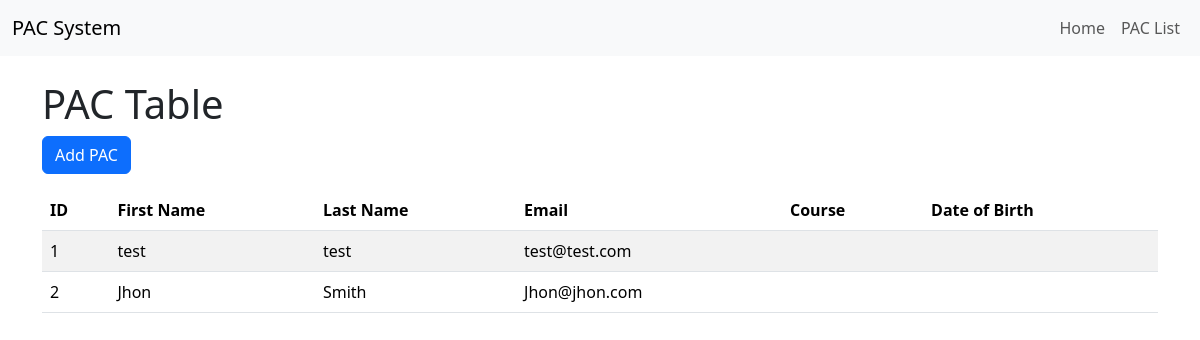
Before: /pac_list/ with the older database file.
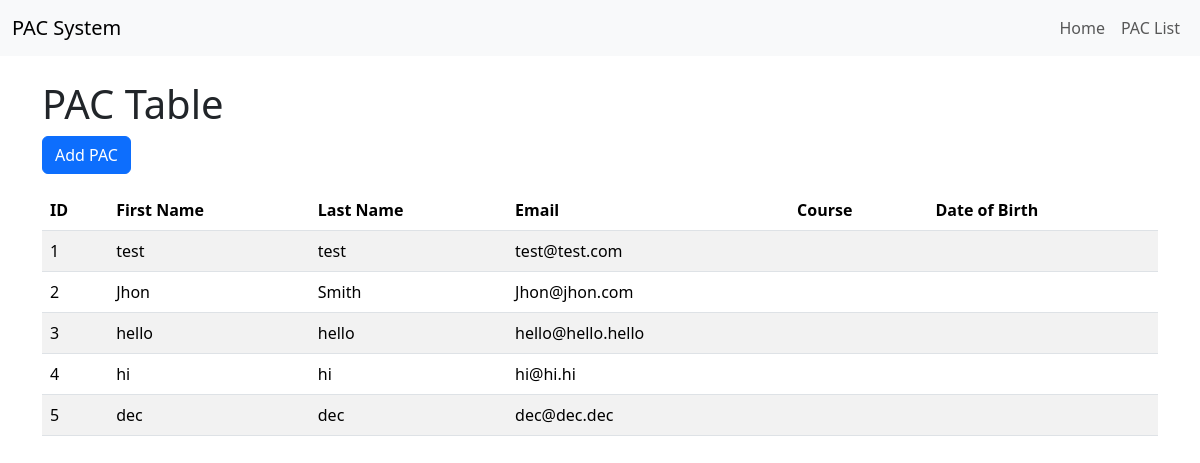
After: the same page with the newer database file.
### pacsystem/models.py (models this page shows, shortened)
class PacTable(models.Model):
    PacID = models.AutoField(primary_key=True)
    FirstName = models.CharField(max_length=64, null=False)
    LastName = models.CharField(max_length=64, null=False)
    Email = models.EmailField(max_length=255, null=False)
    Department = models.CharField(max_length=64, null=False)

### pacsystem/views.py (the view)
# urls.py: path('pac_list/', view=views.pac_view, name='pac_view'),
def pac_view(request):
    pacs = PacTable.objects.all()
    context = {'pacs': pacs}
    return render(request, 'studentpac/pac.html', context)

### pacsystem/templates/studentpac/pac.html (shortened to what this page needs)
{% extends 'studentpac/base.html' %}
{% block content %}
<h1>PAC Table</h1>
<a href="{% url 'add_pac' %}" class="btn btn-primary mb-3">Add PAC</a>
<table class="table table-striped">
    <thead>
    <tr>
        <th>ID</th>
        <th>First Name</th>
        <th>Last Name</th>
        <th>Email</th>
        <th>Course</th>
        <th>Date of Birth</th>
    </tr>
    </thead>
    <tbody>
    {% for pac in pacs %}
    <tr>
        <td>{{ pac.PacID }}</td>
        <td>{{ pac.FirstName }}</td>
        <td>{{ pac.LastName }}</td>
        <td>{{ pac.Email }}</td>
        <td>{{ pac.Course }}</td>
        <td>{{ pac.DOB }}</td>
    </tr>
    {% endfor %}
    </tbody>
</table>
{% endblock %}

Changed rows visible on the page:
added PacTable: PacID "3", FirstName "hello", LastName "hello", Email "hello@hello.hello"
added PacTable: PacID "4", FirstName "hi", LastName "hi", Email "hi@hi.hi"
added PacTable: PacID "5", FirstName "dec", LastName "dec", Email "dec@dec.dec"
